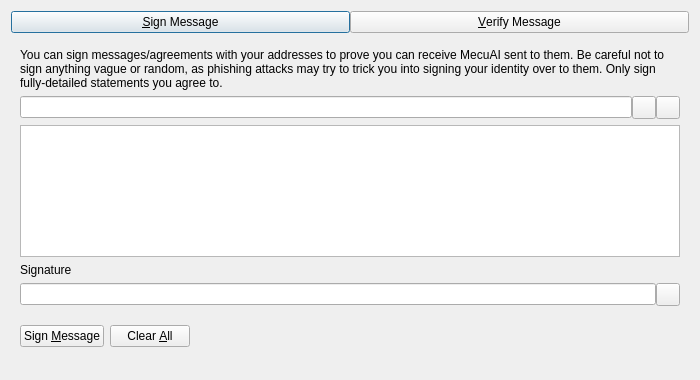
<?xml version="1.0" encoding="UTF-8"?>
<ui version="4.0">
 <class>SignVerifyMessageDialog</class>
 <widget class="QDialog" name="SignVerifyMessageDialog">
  <property name="geometry">
   <rect>
    <x>0</x>
    <y>0</y>
    <width>700</width>
    <height>380</height>
   </rect>
  </property>
  <property name="windowTitle">
   <string>Signatures - Sign / Verify a Message</string>
  </property>
  <property name="modal">
   <bool>true</bool>
  </property>
  <layout class="QVBoxLayout" name="verticalLayout">
   <item>
    <layout class="QHBoxLayout" name="horizontalLayout_Buttons_2">
     <property name="spacing">
      <number>0</number>
     </property>
     <property name="topMargin">
      <number>0</number>
     </property>
     <item>
      <widget class="QPushButton" name="btnSignMessage">
       <property name="text">
        <string>&amp;Sign Message</string>
       </property>
       <property name="checkable">
        <bool>true</bool>
       </property>
      </widget>
     </item>
     <item>
      <widget class="QPushButton" name="btnVerifyMessage">
       <property name="text">
        <string>&amp;Verify Message</string>
       </property>
       <property name="checkable">
        <bool>true</bool>
       </property>
      </widget>
     </item>
    </layout>
   </item>
   <item>
    <widget class="QStackedWidget" name="stackedWidgetSig">
     <property name="minimumSize">
      <size>
       <width>0</width>
       <height>0</height>
      </size>
     </property>
     <property name="currentIndex">
      <number>0</number>
     </property>
     <widget class="QWidget" name="pageSignMessage">
      <layout class="QVBoxLayout" name="verticalLayout_SM">
       <item>
        <widget class="QLabel" name="infoLabel_SM">
         <property name="text">
          <string>You can sign messages/agreements with your addresses to prove you can receive MecuAI sent to them. Be careful not to sign anything vague or random, as phishing attacks may try to trick you into signing your identity over to them. Only sign fully-detailed statements you agree to.</string>
         </property>
         <property name="textFormat">
          <enum>Qt::PlainText</enum>
         </property>
         <property name="wordWrap">
          <bool>true</bool>
         </property>
        </widget>
       </item>
       <item>
        <layout class="QHBoxLayout" name="horizontalLayout_1_SM">
         <property name="spacing">
          <number>0</number>
         </property>
         <item>
          <widget class="QValidatedLineEdit" name="addressIn_SM">
           <property name="toolTip">
            <string>The MecuAI address to sign the message with</string>
           </property>
          </widget>
         </item>
         <item>
          <widget class="QToolButton" name="addressBookButton_SM">
           <property name="toolTip">
            <string>Choose previously used address</string>
           </property>
           <property name="text">
            <string/>
           </property>
           <property name="shortcut">
            <string>Alt+A</string>
           </property>
          </widget>
         </item>
         <item>
          <widget class="QToolButton" name="pasteButton_SM">
           <property name="toolTip">
            <string>Paste address from clipboard</string>
           </property>
           <property name="text">
            <string/>
           </property>
           <property name="shortcut">
            <string>Alt+P</string>
           </property>
          </widget>
         </item>
        </layout>
       </item>
       <item>
        <widget class="QPlainTextEdit" name="messageIn_SM">
         <property name="toolTip">
          <string>Enter the message you want to sign here</string>
         </property>
        </widget>
       </item>
       <item>
        <widget class="QLabel" name="signatureLabel_SM">
         <property name="text">
          <string>Signature</string>
         </property>
         <property name="textFormat">
          <enum>Qt::PlainText</enum>
         </property>
        </widget>
       </item>
       <item>
        <layout class="QHBoxLayout" name="horizontalLayout_2_SM">
         <property name="spacing">
          <number>0</number>
         </property>
         <item>
          <widget class="QLineEdit" name="signatureOut_SM">
           <property name="readOnly">
            <bool>true</bool>
           </property>
          </widget>
         </item>
         <item>
          <widget class="QToolButton" name="copySignatureButton_SM">
           <property name="toolTip">
            <string>Copy the current signature to the system clipboard</string>
           </property>
           <property name="text">
            <string/>
           </property>
          </widget>
         </item>
        </layout>
       </item>
       <item>
        <layout class="QHBoxLayout" name="horizontalLayout_3_SM">
         <item>
          <widget class="QPushButton" name="signMessageButton_SM">
           <property name="toolTip">
            <string>Sign the message to prove you own this MecuAI address</string>
           </property>
           <property name="text">
            <string>Sign &amp;Message</string>
           </property>
           <property name="autoDefault">
            <bool>false</bool>
           </property>
          </widget>
         </item>
         <item>
          <widget class="QPushButton" name="clearButton_SM">
           <property name="toolTip">
            <string>Reset all sign message fields</string>
           </property>
           <property name="text">
            <string>Clear &amp;All</string>
           </property>
           <property name="autoDefault">
            <bool>false</bool>
           </property>
          </widget>
         </item>
         <item>
          <spacer name="horizontalSpacer_1_SM">
           <property name="orientation">
            <enum>Qt::Horizontal</enum>
           </property>
           <property name="sizeHint" stdset="0">
            <size>
             <width>40</width>
             <height>48</height>
            </size>
           </property>
          </spacer>
         </item>
         <item>
          <widget class="QLabel" name="statusLabel_SM">
           <property name="text">
            <string/>
           </property>
           <property name="wordWrap">
            <bool>true</bool>
           </property>
          </widget>
         </item>
         <item>
          <spacer name="horizontalSpacer_2_SM">
           <property name="orientation">
            <enum>Qt::Horizontal</enum>
           </property>
           <property name="sizeHint" stdset="0">
            <size>
             <width>40</width>
             <height>48</height>
            </size>
           </property>
          </spacer>
         </item>
        </layout>
       </item>
      </layout>
     </widget>
     <widget class="QWidget" name="pageVerifyMessage">
      <layout class="QVBoxLayout" name="verticalLayout_VM">
       <item>
        <widget class="QLabel" name="infoLabel_VM">
         <property name="text">
          <string>Enter the receiver's address, message (ensure you copy line breaks, spaces, tabs, etc. exactly) and signature below to verify the message. Be careful not to read more into the signature than what is in the signed message itself, to avoid being tricked by a man-in-the-middle attack. Note that this only proves the signing party receives with the address, it cannot prove sendership of any transaction!</string>
         </property>
         <property name="textFormat">
          <enum>Qt::PlainText</enum>
         </property>
         <property name="alignment">
          <set>Qt::AlignLeading|Qt::AlignLeft|Qt::AlignTop</set>
         </property>
         <property name="wordWrap">
          <bool>true</bool>
         </property>
        </widget>
       </item>
       <item>
        <layout class="QHBoxLayout" name="horizontalLayout_1_VM">
         <property name="spacing">
          <number>0</number>
         </property>
         <item>
          <widget class="QValidatedLineEdit" name="addressIn_VM">
           <property name="toolTip">
            <string>The MecuAI address the message was signed with</string>
           </property>
          </widget>
         </item>
         <item>
          <widget class="QToolButton" name="addressBookButton_VM">
           <property name="toolTip">
            <string>Choose previously used address</string>
           </property>
           <property name="text">
            <string/>
           </property>
           <property name="shortcut">
            <string>Alt+A</string>
           </property>
          </widget>
         </item>
        </layout>
       </item>
       <item>
        <widget class="QPlainTextEdit" name="messageIn_VM"/>
       </item>
       <item>
        <widget class="QValidatedLineEdit" name="signatureIn_VM"/>
       </item>
       <item>
        <layout class="QHBoxLayout" name="horizontalLayout_2_VM">
         <item>
          <widget class="QPushButton" name="verifyMessageButton_VM">
           <property name="toolTip">
            <string>Verify the message to ensure it was signed with the specified MecuAI address</string>
           </property>
           <property name="text">
            <string>Verify &amp;Message</string>
           </property>
           <property name="autoDefault">
            <bool>false</bool>
           </property>
          </widget>
         </item>
         <item>
          <widget class="QPushButton" name="clearButton_VM">
           <property name="toolTip">
            <string>Reset all verify message fields</string>
           </property>
           <property name="text">
            <string>Clear &amp;All</string>
           </property>
           <property name="autoDefault">
            <bool>false</bool>
           </property>
          </widget>
         </item>
         <item>
          <spacer name="horizontalSpacer_1_VM">
           <property name="orientation">
            <enum>Qt::Horizontal</enum>
           </property>
           <property name="sizeHint" stdset="0">
            <size>
             <width>40</width>
             <height>48</height>
            </size>
           </property>
          </spacer>
         </item>
         <item>
          <widget class="QLabel" name="statusLabel_VM">
           <property name="text">
            <string/>
           </property>
           <property name="wordWrap">
            <bool>true</bool>
           </property>
          </widget>
         </item>
         <item>
          <spacer name="horizontalSpacer_2_VM">
           <property name="orientation">
            <enum>Qt::Horizontal</enum>
           </property>
           <property name="sizeHint" stdset="0">
            <size>
             <width>40</width>
             <height>48</height>
            </size>
           </property>
          </spacer>
         </item>
        </layout>
       </item>
      </layout>
     </widget>
    </widget>
   </item>
  </layout>
 </widget>
 <customwidgets>
  <customwidget>
   <class>QValidatedLineEdit</class>
   <extends>QLineEdit</extends>
   <header>qt/qvalidatedlineedit.h</header>
  </customwidget>
 </customwidgets>
 <resources>
  <include location="../mecuai.qrc"/>
 </resources>
 <connections/>
</ui>
